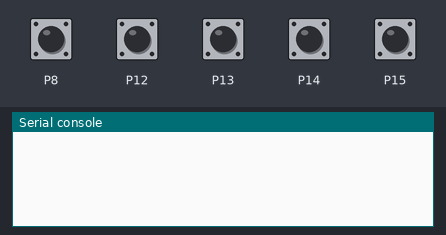
Bench run of a program on a simulated BBC micro:bit (MakeCode). Parts: the last lines printed to the serial console. Inputs (shaded band) come from the test bench; at power-on: P8, P12–15 HIGH. No radio messages arrive unless stated (any console line starting 'radio sent:' is added by the test bench).

Above: at 1.2 s.
1.3 s: P8 pulled LOW for 0.15 s
At 2.6 s:
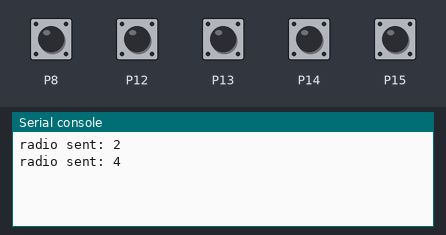
2.9 s: P12 pulled LOW for 0.15 s
At 3.9 s:
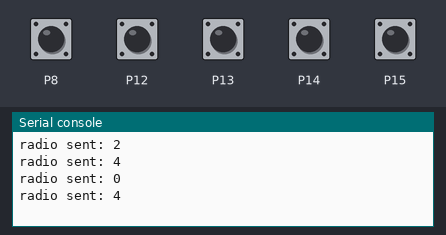
4.5 s: P13 pulled LOW for 0.15 s
At 5.1 s:
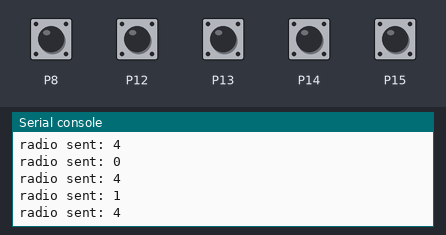
6.1 s: P14 pulled LOW for 0.15 s
At 7.5 s:
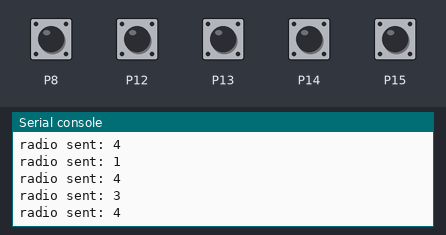
Timing chart, 0 to 8.7 s (numbered marks = the images above; inputs shaded):
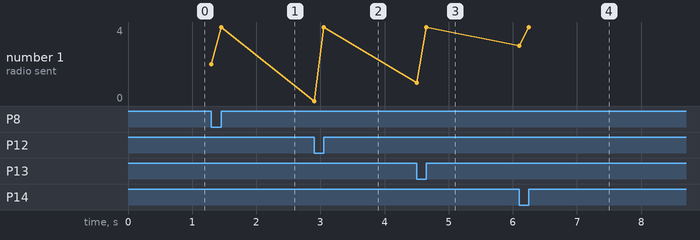

The program:

main.ts
```typescript
GAME_ZIP64.onButtonPress(GAME_ZIP64.ZIP64ButtonPins.Down, GAME_ZIP64.ZIP64ButtonEvents.Up, function () {
    radio.sendNumber(4)
})
GAME_ZIP64.onButtonPress(GAME_ZIP64.ZIP64ButtonPins.Down, GAME_ZIP64.ZIP64ButtonEvents.Down, function () {
    radio.sendNumber(3)
})
GAME_ZIP64.onButtonPress(GAME_ZIP64.ZIP64ButtonPins.Fire1, GAME_ZIP64.ZIP64ButtonEvents.Down, function () {
    radio.sendNumber(4)
})
GAME_ZIP64.onButtonPress(GAME_ZIP64.ZIP64ButtonPins.Up, GAME_ZIP64.ZIP64ButtonEvents.Up, function () {
    radio.sendNumber(4)
})
GAME_ZIP64.onButtonPress(GAME_ZIP64.ZIP64ButtonPins.Right, GAME_ZIP64.ZIP64ButtonEvents.Up, function () {
    radio.sendNumber(4)
})
GAME_ZIP64.onButtonPress(GAME_ZIP64.ZIP64ButtonPins.Left, GAME_ZIP64.ZIP64ButtonEvents.Down, function () {
    radio.sendNumber(0)
})
GAME_ZIP64.onButtonPress(GAME_ZIP64.ZIP64ButtonPins.Left, GAME_ZIP64.ZIP64ButtonEvents.Up, function () {
    radio.sendNumber(4)
})
GAME_ZIP64.onButtonPress(GAME_ZIP64.ZIP64ButtonPins.Right, GAME_ZIP64.ZIP64ButtonEvents.Down, function () {
    radio.sendNumber(1)
})
GAME_ZIP64.onButtonPress(GAME_ZIP64.ZIP64ButtonPins.Up, GAME_ZIP64.ZIP64ButtonEvents.Down, function () {
    radio.sendNumber(2)
})
radio.setGroup(12)
```

test.ts
```typescript
// testene settes inn her; disse vil ikke kompilert så lenge denne pakken blir brukt som en utvidelse.
```

Measured:
- after the input at 1.3 s, the serial console: prints a new line at once (image 1)
- after the input at 2.9 s, the serial console: prints a new line at once (image 2)
- after the input at 4.5 s, the serial console: prints a new line at once (image 3)
- after the input at 6.1 s, the serial console: prints a new line at once (image 4)
